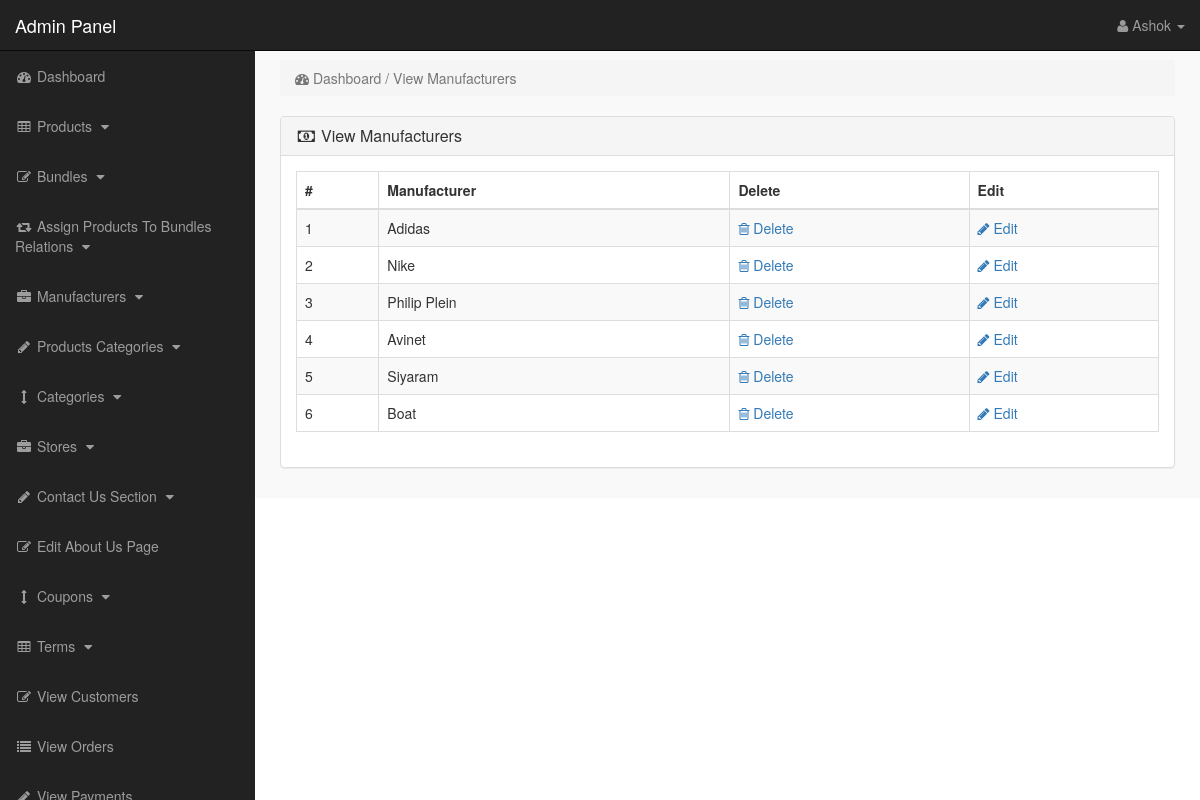
The app's page /admin_area/index.php?view_manufacturers (signed in) with its own data.
### tables this page shows
CREATE TABLE `manufacturers` (
  `manufacturer_id` int(10) NOT NULL,
  `manufacturer_title` text NOT NULL,
  `manufacturer_top` text NOT NULL,
  `manufacturer_image` text NOT NULL
);

### admin_area/view_manufacturers.php (the view)
<?php
if(!isset($_SESSION['admin_email'])){
echo "<script>window.open('login.php','_self')</script>";
}
else {
?>
<div class="row">
<div class="col-lg-12">
<ol class="breadcrumb">
<li class="active">
<i class="fa fa-dashboard"></i> Dashboard / View Manufacturers
</li>
</ol>
</div>
</div>
<div class="row">
<div class="col-lg-12">
<div class="panel panel-default">
<div class="panel-heading">
<h3 class="panel-title">
<i class="fa fa-money fa-fw"></i> View Manufacturers
</h3>
</div>
<div class="panel-body">
<div class="table-responsive">
<table class="table table-bordered table-hover table-striped">
<thead>
<tr>
<th>#</th>
<th>Manufacturer</th>
<th>Delete</th>
<th>Edit</th>
</tr>
</thead>
<tbody>
<?php
$i = 0;
$get_manufacturers = "select * from manufacturers";
$run_manufacturers = mysqli_query($con,$get_manufacturers);
while($row_manufacturers = mysqli_fetch_array($run_manufacturers)){
$manufacturer_id = $row_manufacturers['manufacturer_id'];
$manufacturer_title = $row_manufacturers['manufacturer_title'];
$i++;
?>
<tr>
<td><?php echo $i; ?></td>
<td><?php echo $manufacturer_title; ?></td>
<td>
<a href="index.php?delete_manufacturer=<?php echo $manufacturer_id; ?>">
<i class="fa fa-trash-o"></i> Delete
</a>
</td>
<td>
<a href="index.php?edit_manufacturer=<?php echo $manufacturer_id; ?>">
<i class="fa fa-pencil"></i> Edit
</a>
</td>
</tr>
<?php } ?>
</tbody>
</table>
</div>
</div>
</div>
</div>
</div>
<?php } ?>

### admin_area/includes/sidebar.php (shortened to what this page needs)
<?php
if(!isset($_SESSION['admin_email'])){
echo "<script>window.open('login.php','_self')</script>";
}
else {
?>
<nav class="navbar navbar-inverse navbar-fixed-top" >
<div class="navbar-header" >
<a class="navbar-brand" href="index.php?dashboard" >Admin Panel</a>
</div>
<ul class="nav navbar-right top-nav" >
<li class="dropdown" >
<a href="#" class="dropdown-toggle" data-toggle="dropdown" >
<i class="fa fa-user" ></i>
<?php echo $admin_name; ?> <b class="caret" ></b>
</a>
</li>
</ul>
<div class="collapse navbar-collapse navbar-ex1-collapse">
<ul class="nav navbar-nav side-nav">
<li>
<a href="index.php?dashboard">
<i class="fa fa-fw fa-dashboard"></i> Dashboard
</a>
</li>
<li>
<a href="#" data-toggle="collapse" data-target="#products">
<i class="fa fa-fw fa-table"></i> Products
<i class="fa fa-fw fa-caret-down"></i>
</a>
</li>
<li>
<a href="#" data-toggle="collapse" data-target="#bundles">
<i class="fa fa-fw fa-edit"></i> Bundles
<i class="fa fa-fw fa-caret-down"></i>
</a>
</li>
<li>
<a href="#" data-toggle="collapse" data-target="#relations">
<i class="fa fa-fw fa-retweet"></i> Assign Products To Bundles Relations
<i class="fa fa-fw fa-caret-down"></i>
</a>
</li>
<li>
<a href="#" data-toggle="collapse" data-target="#manufacturers">
<i class="fa fa-fw fa-briefcase"></i> Manufacturers
<i class="fa fa-fw fa-caret-down"></i>
</a>
</li>
<li>
<a href="#" data-toggle="collapse" data-target="#p_cat">
<i class="fa fa-fw fa-pencil"></i> Products Categories
<i class="fa fa-fw fa-caret-down"></i>
</a>
</li>
<li>
<a href="#" data-toggle="collapse" data-target="#cat">
<i class="fa fa-fw fa-arrows-v"></i> Categories
<i class="fa fa-fw fa-caret-down"></i>
</a>
</li>
<li>
<a href="#" data-toggle="collapse" data-target="#store">
<i class="fa fa-fw fa-briefcase"></i> Stores
<i class="fa fa-fw fa-caret-down"></i>
</a>
</li>
<li>
<a href="#" data-toggle="collapse" data-target="#contact_us">
<i class="fa fa-fw fa-pencil"> </i> Contact Us Section
<i class="fa fa-fw fa-caret-down"></i>
</a>
</li>
<li>
<a href="index.php?edit_about_us">
<i class="fa fa-fw fa-edit"></i> Edit About Us Page
</a>
</li>
<li>
<a href="#" data-toggle="collapse" data-target="#coupons">
<i class="fa fa-fw fa-arrows-v"></i> Coupons
<i class="fa fa-fw fa-caret-down"></i>
</a>
</li>
<li>
<a href="#" data-toggle="collapse" data-target="#terms" >
<i class="fa fa-fw fa-table"></i> Terms
<i class="fa fa-fw fa-caret-down"></i>
</a>
</li>
<li>
<a href="index.php?view_customers">
<i class="fa fa-fw fa-edit"></i> View Customers
</a>
</li>
<li>
<a href="index.php?view_orders">
<i class="fa fa-fw fa-list"></i> View Orders
</a>
</li>
<li>
<a href="index.php?view_payments">
<i class="fa fa-fw fa-pencil"></i> View Payments
</a>
</li>
</ul>
</div>
</nav>
<?php } ?>

### admin_area/css/style.css (style rules this page uses)
body { margin-top:100px; }
@media (min-width: 768px) { body { margin-top:50px; } }
.top-nav { padding:0 15px; }
.top-nav>li { display:inline-block; float:left; }
.top-nav>li>a { padding-top:15px; padding-bottom:15px; line-height:20px; color:#999; }
@media (min-width: 768px) { .side-nav { position:fixed; top:51px; width:255px; border-radius:0; overflow-y:auto; background-color: #222; bottom:0; overflow-x:hidden; padding-bottom:40px; } }
@media (min-width: 768px) { .side-nav>li>a { width:255px; } }
.panel-body { border-radius:5px; }

### records on screen
manufacturers: manufacturer_title "Adidas"
manufacturers: manufacturer_title "Nike"
manufacturers: manufacturer_title "Philip Plein"
manufacturers: manufacturer_title "Avinet"
manufacturers: manufacturer_title "Siyaram"
manufacturers: manufacturer_title "Boat"

### other values on screen
$admin_name "Ashok"
